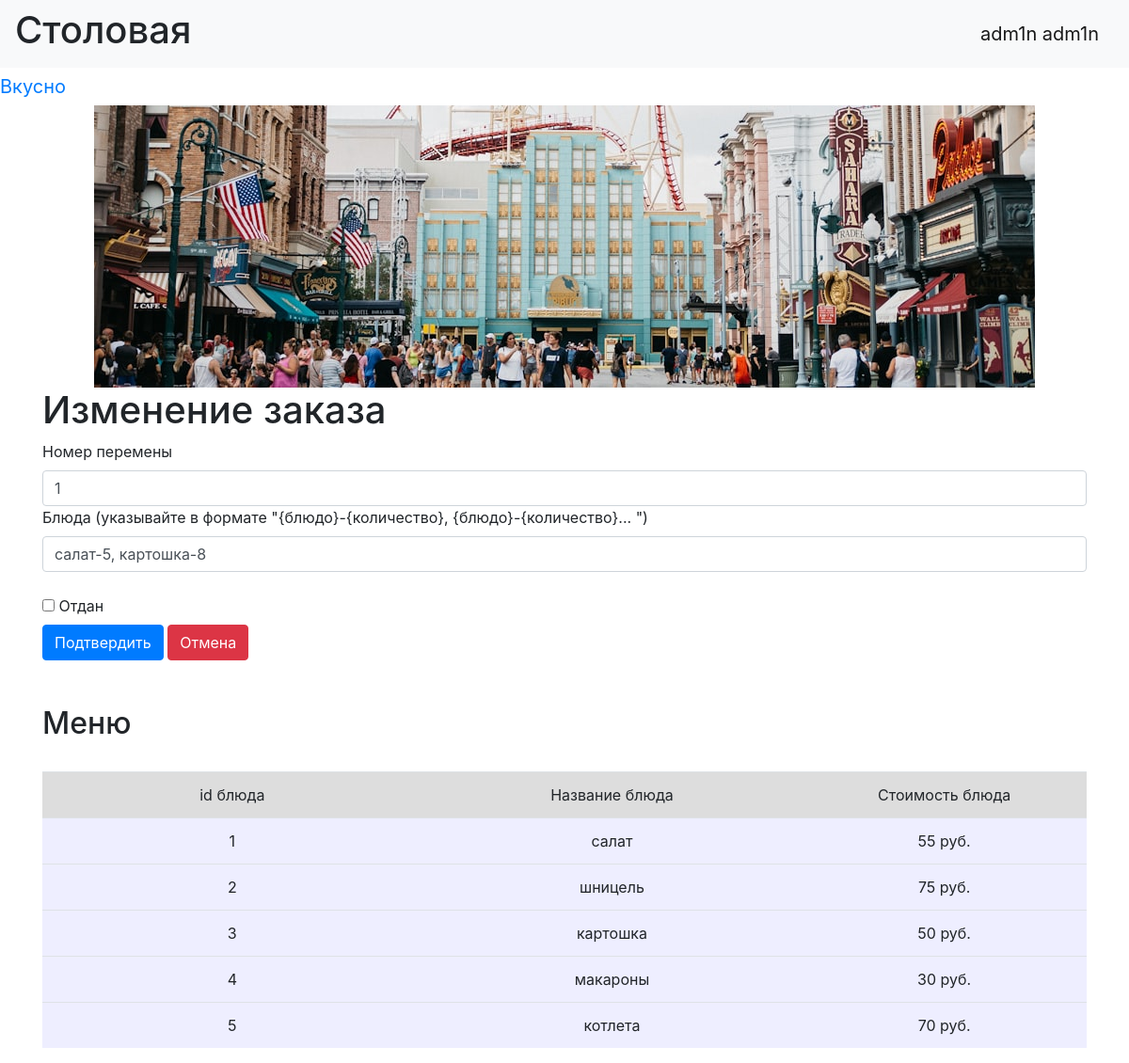
/orders/11 (signed in), run on the app's committed database.
### data/users.py (models this page shows, shortened)
class User(SqlAlchemyBase, UserMixin, SerializerMixin):
    __tablename__ = 'users'
    id = sqlalchemy.Column(sqlalchemy.Integer, primary_key=True, autoincrement=True)
    name = sqlalchemy.Column(sqlalchemy.String)
    surname = sqlalchemy.Column(sqlalchemy.String)
    grade = sqlalchemy.Column(sqlalchemy.String)
    password = sqlalchemy.Column(sqlalchemy.String)
    admin = sqlalchemy.Column(sqlalchemy.Boolean, nullable=False, default=False)

### data/orders.py (models this page shows)
class PersonalOrder(SqlAlchemyBase, UserMixin, SerializerMixin):
    __tablename__ = 'orders'
    id = sqlalchemy.Column(sqlalchemy.Integer, primary_key=True, autoincrement=True)
    person = sqlalchemy.Column(sqlalchemy.Integer, sqlalchemy.ForeignKey("users.id"))
    meal = sqlalchemy.Column(sqlalchemy.String)
    pause = sqlalchemy.Column(sqlalchemy.Integer)  #номер перемены
    status = sqlalchemy.Column(sqlalchemy.Boolean, default=False)

### tables this page shows
CREATE TABLE menu (id INTEGER PRIMARY KEY AUTOINCREMENT, meal TEXT NOT NULL, cost INTEGER NOT NULL);

### main.py (the view, shortened to what this page needs)
@application.route('/orders/<int:unic_num>', methods=['GET', 'POST'])
@login_required
def order_edit(unic_num):
    form = NewOrderForm()
    if request.method == "GET":
        db_sess = db_session.create_session()
        orders = db_sess.query(PersonalOrder).filter(PersonalOrder.id == unic_num).first()
        if not orders or not current_user.admin:
            abort(404)
        form.meal.data = orders.meal
        form.pause.data = orders.pause
        form.status.data = orders.status
    return render_template('new_order.html', title='Изменение заказа', form=form, meals=menu)

### forms/new_order.py
class NewOrderForm(FlaskForm):
    person = IntegerField('id')
    meal = StringField('Блюда (указывайте в формате "{блюдо}-{количество}, {блюдо}-{количество}... ")',
                       validators=[DataRequired()])
    pause = IntegerField('Номер перемены', validators=[DataRequired()])
    status = BooleanField('Отдан')
    submit = SubmitField('Подтвердить')

### data/db_session.py (called while the page is built)
def create_session() -> Session:
    global __factory
    return __factory()

### main.py (called while the page is built)
@login_manager.user_loader
def load_user(user_id):
    db_sess = db_session.create_session()
    return db_sess.get(User, user_id)

### templates/new_order.html (shortened to what this page needs)
{% extends "base.html" %}
{%block content %}
<h1>{{ title }}</h1>
<form action="" method="post">
        {{ form.pause.label }} <br>
        {{ form.pause(class="form-control", type="pause") }}
        {{ form.meal.label }} <br>
        {{ form.meal(class="form-control", type="meal") }}
    <br>
    {{ form.status() }} {{ form.status.label }}
    <br>
    {{ form.submit(type="submit", class="btn btn-primary") }}
        <a href="/" type="button" class="btn btn-danger">Отмена</a>
</form>
<br><br>
<h2>Меню</h2>
<br>
<div class="table_container">
    <table class="table">
        <tr class="my_row">
            <td class="title" width="200px" bgcolor="#dddddd" align="center">id блюда</td>
            <td class="title" width="200px" bgcolor="#dddddd" align="center">Название блюда</td>
            <td class="title" width="150px" bgcolor="#dddddd" align="center">Стоимость блюда</td>
        </tr>
        {% for meal in meals %}
        <tr class="my_row">
            <td class="ordinary" bgcolor="#eeeeff" align="center">{{ meal[0] }}</td>
            <td class="ordinary" bgcolor="#eeeeff" align="center">{{ meal[1] }}</td>
            <td class="ordinary" bgcolor="#eeeeff" align="center">{{ meal[2] }} руб.</td>
        </tr>
        {% endfor %}
    </table>
</div>
{% endblock %}

### templates/base.html (shortened to what this page needs)
<!DOCTYPE html>
<html lang="en">
<head>
    <link rel="stylesheet" href="https://stackpath.bootstrapcdn.com/bootstrap/4.4.1/css/bootstrap.min.css"
>
    <link rel="stylesheet" href="../static/css/style.css">
</head>
  <body>
    <header>
      <nav class="navbar navbar-light bg-light">
          <h1>Столовая</h1>
          {% if current_user.is_authenticated %}
            <a class="navbar-brand" href="/logout">{{ current_user.name }} {{ current_user.surname }}</a>
          {% else %}
            <a class="btn btn-primary " href="/register_user">Зарегистрировать ученика</a>
            <a class="btn btn-primary " href="/register_admin">Зарегистрировать админа</a>
            <a class="btn btn-success" href="/login">Войти</a>
          {% endif %}
      </nav>
        <a class="navbar-brand" href="#">Вкусно</a>
    </header>
    <center>
        <img src="../static/img/photo.jpg">
    </center>
    <main role="main" class="container">
        <link rel="stylesheet" href="../static/img/photo.jpg">
        {% block content %}{% endblock %}
    </main>
  </body>
</html>

### data on the page
User: name "adm1n", surname "adm1n"
PersonalOrder: pause "1", meal "салат-5, картошка-8"
menu: id "1", meal "салат", cost "55"
menu: id "2", meal "шницель", cost "75"
menu: id "3", meal "картошка", cost "50"
menu: id "4", meal "макароны", cost "30"
menu: id "5", meal "котлета", cost "70"

### other printed values
{{ title }} "Изменение заказа"
